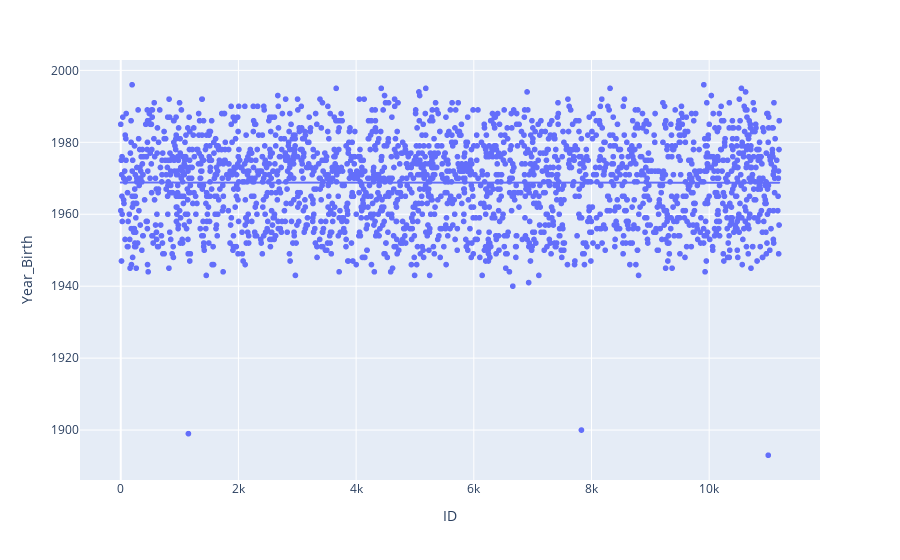

The cell this chart's notebook holds for it:
### Code cell
fig = px.scatter(df, x="ID", y='Year_Birth', trendline="ols")
fig.show() # визуализируем связь между "ID" и "Year_Birth", чтобы показать общую тенденцию в данных

### Figure 1 — Plotly figure (JSON) as saved in the notebook; plotly's stock layout.template omitted (floating-point values rounded to 4 significant figures; data arrays with more than 128 entries replaced by an {"elided": "..."} marker saying what was removed)
{"data": [{"hovertemplate": "ID=%{x}<br>Year_Birth=%{y}<extra></extra>", "legendgroup": "", "marker": {"color": "#636efa", "symbol": "circle"}, "mode": "markers", "name": "", "showlegend": false, "type": "scattergl", "x": {"elided": "2235 int values"}, "xaxis": "x", "y": {"elided": "2235 int values"}, "yaxis": "y"}, {"hovertemplate": "<b>OLS trendline</b><br>Year_Birth = -4.13352e-06 * ID + 1968.82<br>R<sup>2</sup>=0.000001<br><br>ID=%{x}<br>Year_Birth=%{y} <b>(trend)</b><extra></extra>", "legendgroup": "", "marker": {"color": "#636efa", "symbol": "circle"}, "mode": "lines", "name": "", "showlegend": false, "type": "scattergl", "x": {"elided": "2235 int values"}, "xaxis": "x", "y": {"elided": "2235 float values"}, "yaxis": "y"}], "layout": {"legend": {"tracegroupgap": 0}, "margin": {"t": 60}, "xaxis": {"anchor": "y", "domain": [0, 1], "title": {"text": "ID"}}, "yaxis": {"anchor": "x", "domain": [0, 1], "title": {"text": "Year_Birth"}}}}
